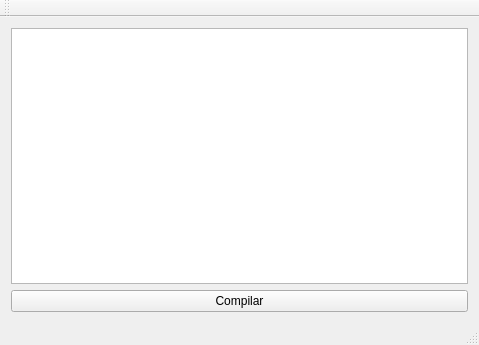
<?xml version="1.0" encoding="UTF-8"?>
<ui version="4.0">
 <class>Editor</class>
 <widget class="QMainWindow" name="Editor">
  <property name="geometry">
   <rect>
    <x>0</x>
    <y>0</y>
    <width>479</width>
    <height>345</height>
   </rect>
  </property>
  <property name="windowTitle">
   <string>Editor</string>
  </property>
  <widget class="QWidget" name="centralWidget">
   <layout class="QVBoxLayout" name="verticalLayout">
    <item>
     <widget class="QTextEdit" name="textEdit"/>
    </item>
    <item>
     <widget class="QPushButton" name="btnCompilar">
      <property name="text">
       <string>Compilar</string>
      </property>
     </widget>
    </item>
   </layout>
  </widget>
  <widget class="QMenuBar" name="menuBar">
   <property name="geometry">
    <rect>
     <x>0</x>
     <y>0</y>
     <width>479</width>
     <height>20</height>
    </rect>
   </property>
  </widget>
  <widget class="QToolBar" name="mainToolBar">
   <attribute name="toolBarArea">
    <enum>TopToolBarArea</enum>
   </attribute>
   <attribute name="toolBarBreak">
    <bool>false</bool>
   </attribute>
  </widget>
  <widget class="QStatusBar" name="statusBar"/>
 </widget>
 <layoutdefault spacing="6" margin="11"/>
 <resources/>
 <connections/>
</ui>
